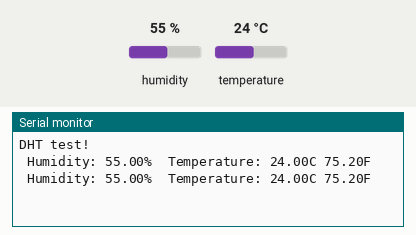
The sketch below on a simulated Arduino Uno, built with avr-gcc and run on an emulated ATmega328P. Parts: the last lines printed to the serial monitor. The test bench sets the inputs (shaded band); at power-on: humidity 55 %, temperature 24 °C.

Above: at 4.8 s.
4.9 s: humidity set to 22 %
At 6.7 s:
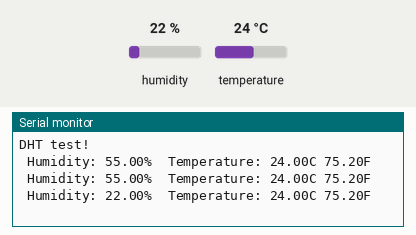
7.9 s: temperature set to 12 °C
At 9.2 s:
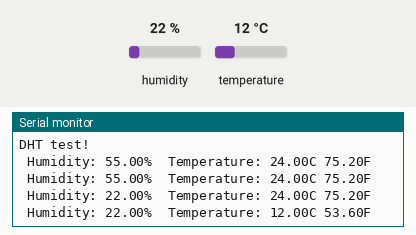
10.9 s: humidity set to 40 %
At 12.8 s:
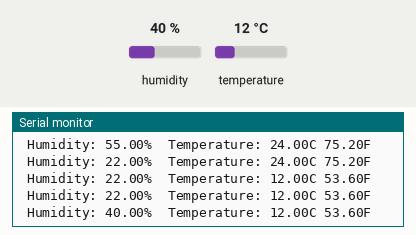
Timing chart, 0 to 14.3 s (numbered marks = the images above; inputs shaded):
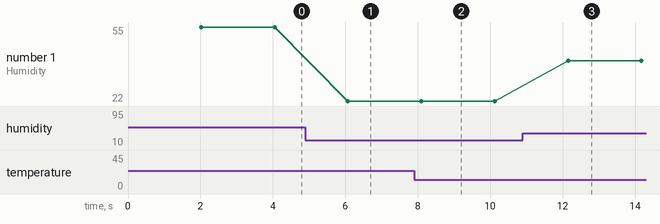

Measured:
- after the input at 4.9 s, the serial monitor: prints a new line after 1.2 s (image 1)
- after the input at 7.9 s, the serial monitor: prints a new line after 0.20 s (image 2)
- after the input at 10.9 s, the serial monitor: prints a new line after 1.2 s (image 3)
- plotted number 1: 55 → 22 after the input at 4.9 s, 22 → 40 after the input at 10.9 s

The sketch:

dht11.ino
```cpp
#include "DHT.h"

#define DHTPIN 2     // Digital pin connected to the DHT sensor

#define DHTTYPE DHT11   // DHT 11


DHT dht(DHTPIN, DHTTYPE);

void setup() {
  Serial.begin(9600);
  Serial.println("DHT test!");

  dht.begin();
}

void loop() {
  // Wait a few seconds between measurements.
  delay(2000);

  // Reading temperature or humidity takes about 250 milliseconds!
  // Sensor readings may also be up to 2 seconds 'old' (its a very slow sensor)
  float h = dht.readHumidity();
  // Read temperature as Celsius (the default)
  float t = dht.readTemperature();
  // Read temperature as Fahrenheit (isFahrenheit = true)
  float f = dht.readTemperature(true);

  // Check if any reads failed and exit early (to try again).
  if (isnan(h) || isnan(t) || isnan(f)) {
    Serial.println("Failed to read from DHT sensor!");
    return;
  }

  Serial.print(" Humidity: ");
  Serial.print(h);
  Serial.print("%  Temperature: ");
  Serial.print(t);
  Serial.print("C ");
  Serial.print(f);
  Serial.println("F ");

}
```
